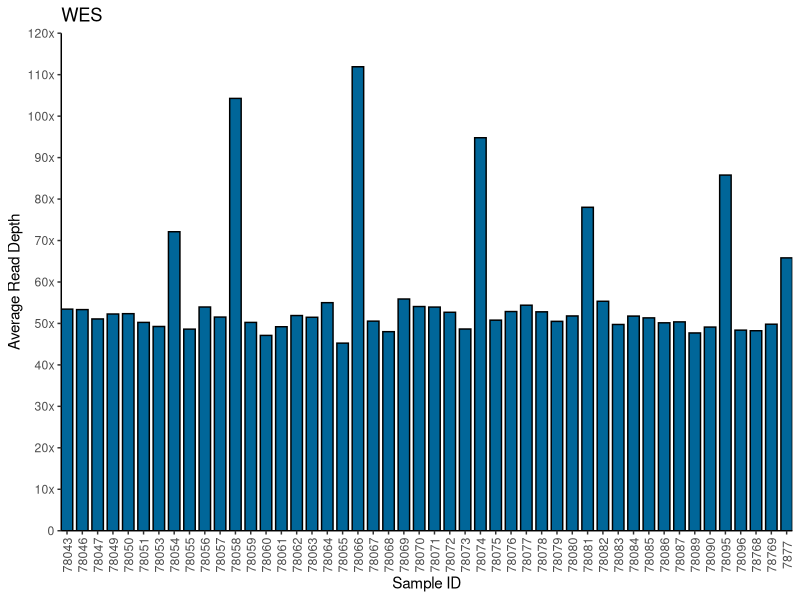

Generate this figure with R:
library("ggplot2")

setwd('~/R_scripts')
reads3 <- reads <- read.csv("WESread_depths.csv")
#reads3$SampleID <- factor(reads$SampleID, 
#                           levels=reads3[order(reads$Read_Depth), 
#                                          "SampleID"]) # orders bars by increasing values
readplot <- ggplot(reads, aes(x = SampleID, y = Read_Depth))
  
readplot <- readplot + geom_bar(stat = "identity", width = .75, 
                     color = "black", fill = "#006699") +
            theme_classic() +
            labs(title = 'WES', x = "Sample ID", y = "Average Read Depth") +
            scale_x_discrete(labels = abbreviate, expand = c(0,0)) +
            scale_y_continuous(labels = c("0","10x","20x","30x","40x","50x","60x","70x","80x","90x","100x","110x","120x"),
                               breaks = seq(0,120,10), 
                               expand = c(0,0), limit = c(0,120)) +
            theme(axis.text.x = element_text(angle = 90, vjust = 0.5, size = 9))

ggsave('WESrd_plot.png', readplot, width = 8, height = 3, dpi = 1200)